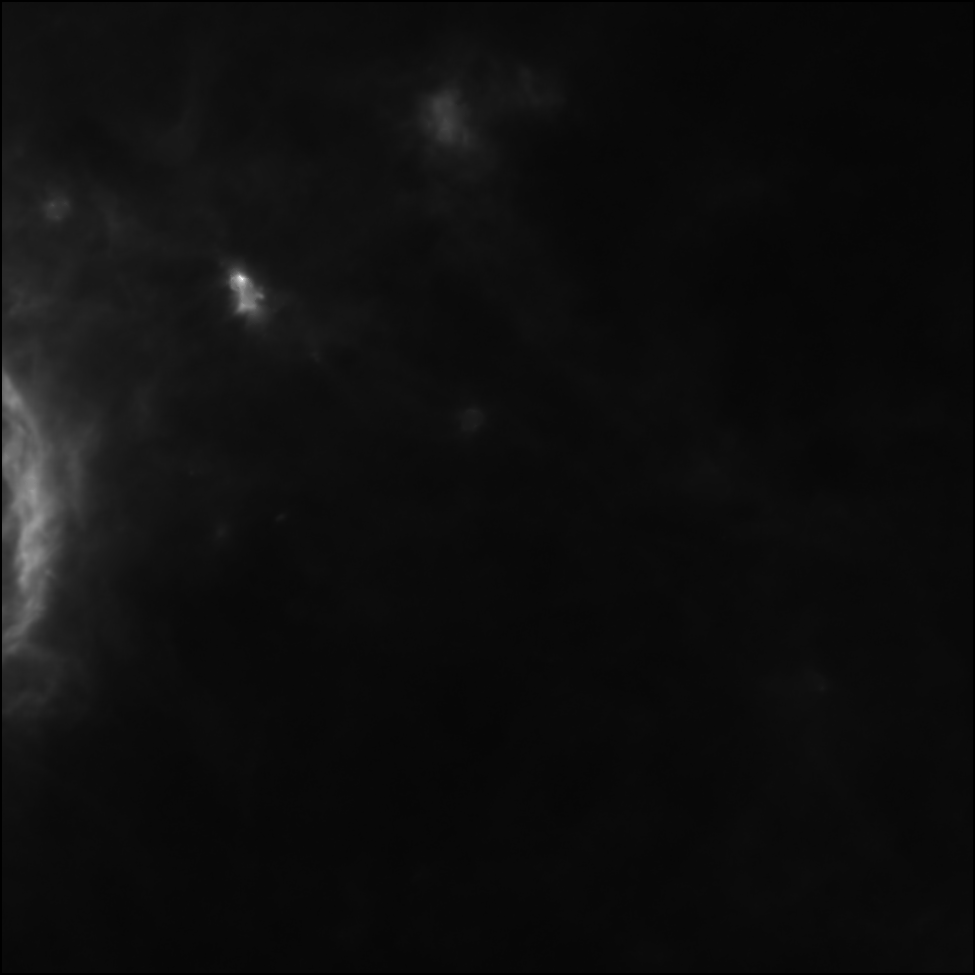
#> input picture Aquila.s.160.obs.cb.model_surfdens_raw.fits, 975 x 975 px, given in place of hi.surface.density.r13p5-nosmooth.fits, which was not available
$ python make_letter_figures.py
#> lines starting #> are read from the running program, lines starting #| are printed output that depends on the picture; pictures that were not available may be replaced by others from this repository, and a replacement may not be noted
#> in fig_flowchart, `fig.savefig("fig_method_flowchart.pdf")`:
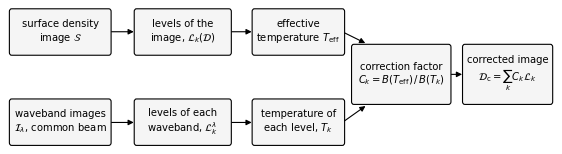
#> figure drawn by matplotlib, 1 panel
### python/+Figs/aa_plotstyle.py
"""Common plotting style for the figures of this paper.

Ticks point inward, appear on all four sides, and are longer than the
matplotlib default.  Import and call apply() before creating any figure.
"""
import matplotlib as mpl
from matplotlib.ticker import NullFormatter


def apply():
    mpl.rcParams.update({
        'xtick.direction': 'in',
        'ytick.direction': 'in',
        'xtick.top': True,
        'ytick.right': True,
        'xtick.major.size': 5.5,
        'ytick.major.size': 5.5,
        'xtick.minor.size': 3.0,
        'ytick.minor.size': 3.0,
        'xtick.major.width': 0.8,
        'ytick.major.width': 0.8,
        'xtick.minor.width': 0.7,
        'ytick.minor.width': 0.7,
        'xtick.minor.visible': True,
        'ytick.minor.visible': True,
        'axes.linewidth': 0.8,
        'font.size': 9.0,
        'legend.frameon': False,
        'savefig.bbox': 'tight',
        'savefig.pad_inches': 0.015,
        'pdf.fonttype': 42,
        'ps.fonttype': 42,
    })


# [36 lines left out: functions clean_log, no_top_minor, panel_label, not called in this run]

### python/+Figs/make_letter_figures.py
#!/usr/bin/env python3
"""
make_letter_figures.py -- figures for the Letter on the correction of the
temperature bias of high-resolution surface density images.

Run in the directory holding the Aquila cutout and the outputs of
hires_correct_levels.py produced with --save-diagnostics --out figrun.
"""
import sys

import numpy as np
import matplotlib
matplotlib.use("Agg")
import matplotlib.pyplot as plt
from matplotlib.colors import LogNorm
from matplotlib.patches import FancyArrowPatch, FancyBboxPatch
from astropy.io import fits
from scipy import ndimage

sys.path.insert(0, "/home/claude/proj/python")
import aa_plotstyle
aa_plotstyle.apply()

PIX = 3.0
MAP = "hi.surface.density.r13p5-nosmooth.fits"
COR = "hi.surface.density.r13p5-nosmooth.corrected.fits"
FAC = "hi.surface.density.r13p5-nosmooth.corrfactor.fits"
TCOR = "hi.temperature.r13p5-nosmooth.corrected.fits"
DIAMS = [27, 40, 61, 91, 137, 205]
from dkbluered import my_cmap as SD_CMAP     # standard scheme for images
PLASMA = plt.get_cmap("plasma", 256)          # line colours only
PLASMA = matplotlib.colors.ListedColormap(PLASMA(np.linspace(0.0, 0.88, 256)))


def get(name):
#> called with name = 'hi.surface.density.r13p5-nosmooth.fits'
    return np.array(fits.getdata(name), float).squeeze()


# ----------------------------------------------------------------------
def fig_levels():
    """One-dimensional illustration of the decomposition into levels."""
    m = get(MAP)
    row = m[330, 120:420] / 1e21
#> row = 300 values, max 8.02e-19 at index 142, min 3.31e-19 at index 281, mean 5.36e-19
    x = np.arange(len(row)) * PIX / 60.0
#> x = 300 values from 0 to 14.95
    fig, ax = plt.subplots(1, 1, figsize=(3.5, 2.8))
    ax.plot(x, row, color="#d62728", lw=1.2, zorder=5, label="image")
    # a few admissible positions of the flat plate of diameter d = 91 arcsec:
    # each lies entirely beneath the surface, and the opening is the envelope
    # of all such positions rather than the set of contact points
    d_as = 91.0
    half = 0.5 * d_as / 60.0
    for xc in (3.2, 6.6, 11.6):
        k = (x >= xc - half) & (x <= xc + half)
        if k.sum() < 2:
            continue
        h = row[k].min()
        ax.plot([xc - half, xc + half], [h, h], color="#1a9641", lw=1.6,
                solid_capstyle="butt", zorder=6)
#> this loop made 3 passes
#> h on passes 1 to 3: 4.76e-19, 5.29e-19, 4.11e-19
    prev = row.copy()
#> prev has the same summary as row
    cols = PLASMA(np.linspace(0.05, 0.75, 4))
    for i, d in enumerate([40, 91, 205, 400]):
        r = max(int(0.5 * d / PIX), 1)
        bg = ndimage.grey_opening(prev, size=2 * r + 1)
        bg = ndimage.uniform_filter(bg, max(int(0.4 * d / PIX), 1))
        bg = np.minimum(bg, prev)
        ax.plot(x, bg, color=cols[i], lw=1.0,
                label=r"$O_{%d^{\prime\prime}}$" % d)
        prev = bg
    ax.set_xlabel("offset along the cut (arcmin)")
    ax.set_ylabel(r"$N_{\rm H_2}$ ($10^{21}$ cm$^{-2}$)")
    ax.set_xlim(x[0], x[-1])
    ax.set_ylim(0, None)
    ax.plot([], [], color="#1a9641", lw=1.6, label=r"plate, $d=91''$")
    ax.legend(loc="upper left", fontsize=7, ncol=1, handlelength=1.3,
              labelspacing=0.25, borderpad=0.3, framealpha=0.85)
    fig.savefig("fig_levels_cut.pdf")
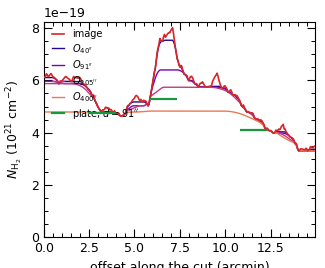
#> figure drawn by matplotlib, 1 panel; curve peaks at x = 7.1, y = 8.02e-19
    plt.close(fig)
    print("fig_levels_cut.pdf")


def fig_maps():
    """The original image, the corrected image, and the correction factor."""
    m, c, f = get(MAP), get(COR), get(FAC)
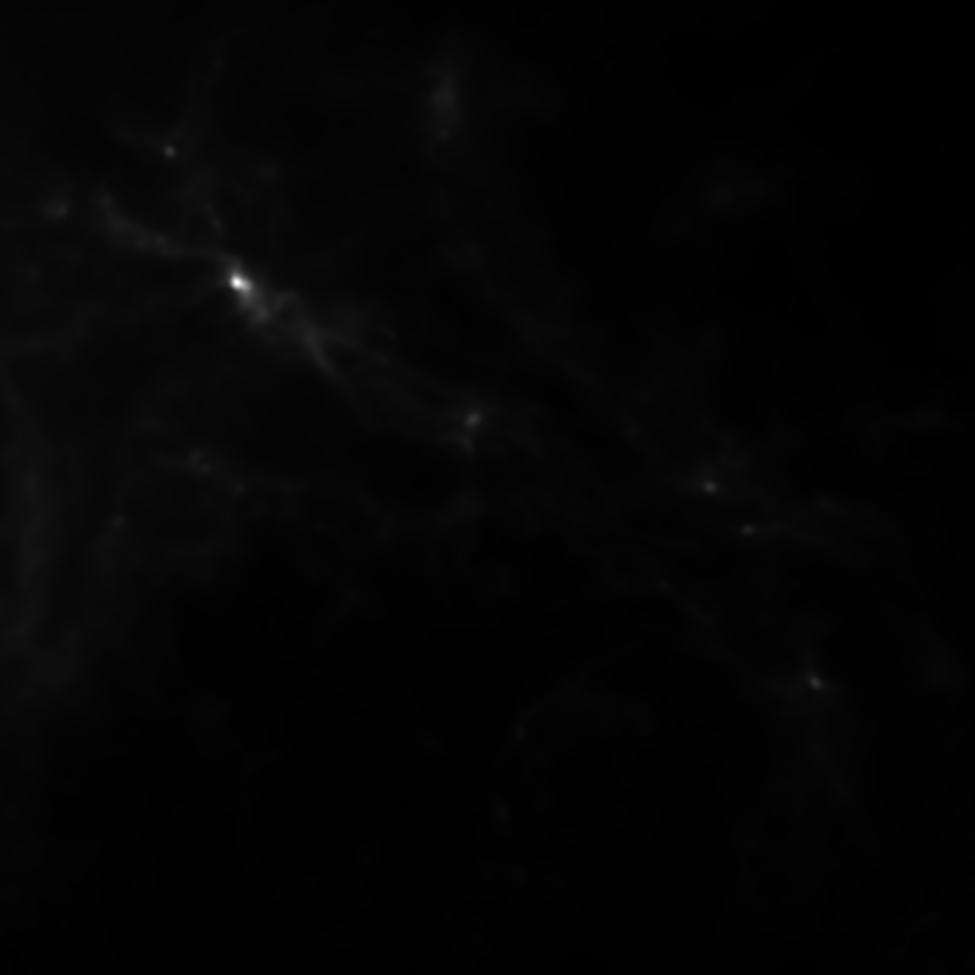
#> input picture aquilaM2-350.image.resamp.zoom2+93p0.fits, 975 x 975 px, given in place of hi.surface.density.r13p5-nosmooth.corrected.fits, which was not available
    n = m.shape[0]
#> n = 975
    ext = [-n * PIX / 120.0, n * PIX / 120.0] * 2
#> ext = [-24.38, 24.38, -24.38, 24.38]
    fig = plt.figure(figsize=(7.1, 2.55))
    # a narrow spacer follows the first colour bar, so that its tick labels are
    # not covered by the panel beside it
    gs = fig.add_gridspec(1, 6, width_ratios=[1, 1, 0.045, 0.125, 1, 0.045],
                          wspace=0.02, left=0.005, right=0.945,
                          bottom=0.01, top=0.90)
    a0 = fig.add_subplot(gs[0, 0])
    a1 = fig.add_subplot(gs[0, 1])
    ca = fig.add_subplot(gs[0, 2])
    a2 = fig.add_subplot(gs[0, 4])
    cb_ax = fig.add_subplot(gs[0, 5])
    vmin, vmax = 3e21, 3e23
    for ax, d, lab in ((a0, m, "original"), (a1, c, "corrected")):
        im = ax.imshow(d, origin="lower", extent=ext, cmap=SD_CMAP,
                       norm=LogNorm(vmin=vmin, vmax=vmax))
        ax.set_title(lab, fontsize=8, pad=3)
#> this loop made 2 passes
#> lab on passes 1 to 2: 'original', 'corrected'
    im2 = a2.imshow(f, origin="lower", extent=ext, cmap=SD_CMAP,
                    vmin=1.0, vmax=1.8)
    a2.set_title("correction factor", fontsize=8, pad=3)
    for ax in (a0, a1, a2):
        ax.set_xticks([])
        ax.set_yticks([])
    cb = fig.colorbar(im, cax=ca)
    # the label is placed on the left of this bar, next to the panel it
    # belongs to, since the space beyond its tick labels is otherwise empty
    cb.ax.yaxis.set_label_position("left")
    cb.set_label(r"$N_{\rm H_2}$ (cm$^{-2}$)", fontsize=8, labelpad=-24)
    cb.ax.tick_params(labelsize=7, pad=1)
    cb.ax.yaxis.set_minor_formatter(matplotlib.ticker.NullFormatter())
    cb2 = fig.colorbar(im2, cax=cb_ax)
    cb2.set_label(r"$\mathcal{D}_{\rm c}\,/\,\mathcal{D}$", fontsize=8, labelpad=3)
    cb2.ax.tick_params(labelsize=7, pad=1)
    # the colour bars are made exactly as tall as the images beside them, and
    # each is placed clear of the panel that follows it
    fig.canvas.draw()
    for ax, cax in ((a1, ca), (a2, cb_ax)):
        p_ax, p_cb = ax.get_position(), cax.get_position()
        cax.set_position([p_cb.x0, p_ax.y0, p_cb.width, p_ax.height])
    fig.savefig("fig_aquila_maps.pdf")
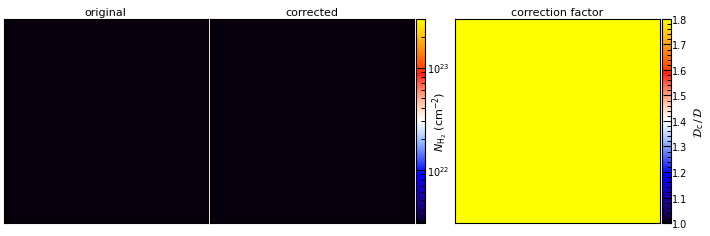
#> figure drawn by matplotlib, 5 panels
    plt.close(fig)
    print("fig_aquila_maps.pdf")


def fig_leveltemp():
    """Temperature of each level, and the resulting factor, against width."""
    sys.path.insert(0, "/home/claude/proj/python")
    from hires_correct_levels import levels as make_levels
    tfit = get("figrun.Tfit.fits")
    m = get(MAP)
    good = np.isfinite(m) & (m > 0)
    filled = np.where(good, m, np.nanmedian(m[good]))
    lev, _ = make_levels(filled, [float(d) for d in DIAMS], PIX)
    ts, cs = [], []
    for k, d in enumerate(DIAMS):
        t = get("figrun.T%d.fits" % d)
        c = get("figrun.C%d.fits" % d)
        # only where the level actually carries material, since elsewhere the
        # temperature is undetermined and the factor is not applied
        w = lev[k]
        sel = good & np.isfinite(t) & np.isfinite(c) \
            & (w > 0.1 * np.percentile(w[good], 99.5))
        ts.append(np.percentile(t[sel], [16, 50, 84]))
        cs.append(np.percentile(c[sel], [16, 50, 84]))
    ts = np.array(ts); cs = np.array(cs)
    fig, ax = plt.subplots(1, 1, figsize=(3.5, 2.7))
    ax.errorbar(DIAMS, ts[:, 1], yerr=[ts[:, 1] - ts[:, 0], ts[:, 2] - ts[:, 1]],
                fmt="o-", color="k", ms=3.5, lw=1.0, capsize=2,
                label=r"$T_{k}$, level")
    good = np.isfinite(tfit)
    ax.axhline(np.median(tfit[good]), color=PLASMA(0.6), lw=1.2, ls="--",
               label=r"$T_{\rm eff}$, single fit")
    ax.set_xscale("log")
    ax.set_xlabel(r"ball diameter $d_{k}$ (arcsec)")
    ax.set_ylabel(r"dust temperature (K)")
    ax.set_xlim(20, 300)
    aa_plotstyle.clean_log(ax, which="x")
    ax2 = ax.twinx()
    ax2.plot(DIAMS, cs[:, 1], "s:", color="k", mfc="0.6", ms=3.5, lw=1.0)
    ax2.fill_between(DIAMS, cs[:, 0], cs[:, 2], color="0.6", alpha=0.25, lw=0)
    ax2.set_ylabel(r"correction factor $C_{k}$")
    ax2.tick_params(axis="y", direction="in")
    ax.legend(loc="lower right", fontsize=7)
    fig.savefig("fig_level_temperatures.pdf")
    plt.close(fig)
    print("fig_level_temperatures.pdf")


def fig_profile():
    """Radial profile through the brightest core, before and after."""
    m, c = get(MAP), get(COR)
    ok = np.isfinite(m)
    a = np.where(ok, m, -1)
    j, i = np.unravel_index(np.argmax(a), a.shape)
    n = m.shape[0]
    yy, xx = np.mgrid[0:n, 0:n]
    r = np.hypot(xx - i, yy - j) * PIX
    bins = np.arange(0, 120, PIX)
    pm, pc = [], []
    for lo, hi in zip(bins[:-1], bins[1:]):
        k = ok & (r >= lo) & (r < hi)
        pm.append(np.median(m[k])); pc.append(np.median(c[k]))
    mid = 0.5 * (bins[:-1] + bins[1:])
    fig, ax = plt.subplots(1, 1, figsize=(3.5, 2.7))
    ax.plot(mid, np.array(pm) / 1e22, color="k", lw=1.2, label="original")
    ax.plot(mid, np.array(pc) / 1e22, color=PLASMA(0.3), lw=1.2,
            label="corrected")
    ax.set_xlabel(r"radius (arcsec)")
    ax.set_ylabel(r"$N_{\rm H_2}$ ($10^{22}$ cm$^{-2}$)")
    ax.set_yscale("log")
    ax.set_xlim(0, 117)
    aa_plotstyle.clean_log(ax, which="y")
    ax.legend(loc="upper right", fontsize=8)
    fig.savefig("fig_core_profile.pdf")
    plt.close(fig)
    print("fig_core_profile.pdf")


def fig_flowchart():
    """Schematic of the method."""
    fig, ax = plt.subplots(1, 1, figsize=(7.1, 2.2))
    ax.set_xlim(0, 11.9); ax.set_ylim(0, 3.1); ax.axis("off")
    boxes = [
        (0.15, 2.0, 2.1, 0.75, "surface density\n" + r"image $\mathcal{S}$"),
        (0.15, 0.35, 2.1, 0.75, "waveband images\n" +
         r"$\mathcal{I}_\lambda$, common beam"),
        (2.85, 2.0, 2.0, 0.75, "levels of the\nimage, " +
         r"$\mathcal{L}_k(\mathcal{D})$"),
        (2.85, 0.35, 2.0, 0.75, "levels of each\nwaveband, " +
         r"$\mathcal{L}_k^\lambda$"),
        (5.4, 2.0, 1.9, 0.75, "effective\ntemperature " + r"$T_{\rm eff}$"),
        (5.4, 0.35, 1.9, 0.75, "temperature of\neach level, " + r"$T_k$"),
        (7.55, 1.10, 2.05, 1.0,
         "correction factor\n" + r"$C_k=B(T_{\rm eff})\,/\,B(T_k)$"),
        (9.95, 1.10, 1.85, 1.0,
         "corrected image\n" +
         r"$\mathcal{D}_{\rm c}=\sum_k C_k \mathcal{L}_k$"),
    ]
    for x, y, w, h, txt in boxes:
        ax.add_patch(FancyBboxPatch((x, y), w, h, boxstyle="round,pad=0.05",
                                    lw=0.8, ec="k", fc="0.96"))
        ax.text(x + w / 2, y + h / 2, txt, ha="center", va="center",
                fontsize=7.2)
    arrows = [(2.25, 2.38, 2.85, 2.38), (2.25, 0.72, 2.85, 0.72),
              (4.85, 2.38, 5.4, 2.38), (4.85, 0.72, 5.4, 0.72),
              (7.3, 2.38, 7.85, 2.15), (7.3, 0.72, 7.85, 1.05),
              (9.60, 1.60, 9.95, 1.60)]
    for x0, y0, x1, y1 in arrows:
        ax.add_patch(FancyArrowPatch((x0, y0), (x1, y1), lw=0.8,
                                     arrowstyle="-|>", mutation_scale=8,
                                     color="k"))

    fig.savefig("fig_method_flowchart.pdf")
    plt.close(fig)
    print("fig_method_flowchart.pdf")


if __name__ == "__main__":
    fig_flowchart()
    fig_levels()
    fig_maps()
#> (the run stopped early here; a loop or call above may not have finished)
